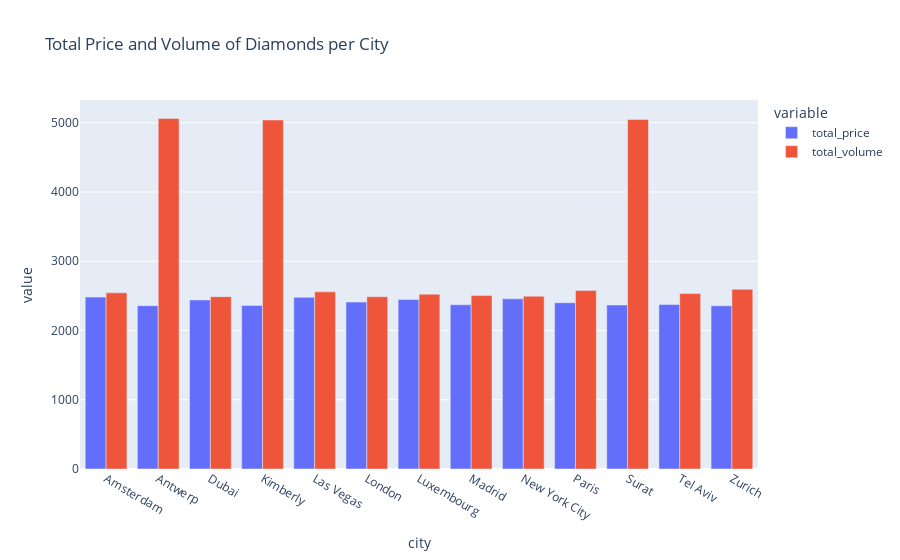

Write notebook code for a chart like this one.
### Code cell
grouped_df = final_diamonddf.groupby('city').agg(
    total_price=pd.NamedAgg(column='price', aggfunc='median'),
    total_volume=pd.NamedAgg(column='index_id', aggfunc='count')
).reset_index()


fig = px.bar(grouped_df, x='city', 
             y=['total_price', 'total_volume'], 
             barmode='group',
             title='Total Price and Volume of Diamonds per City')


fig.show()

### Figure 1 — Plotly figure (JSON) as saved in the notebook; plotly's stock layout.template omitted (floating-point values rounded to 4 significant figures)
{"data": [{"alignmentgroup": "True", "hovertemplate": "variable=total_price<br>city=%{x}<br>value=%{y}<extra></extra>", "legendgroup": "total_price", "marker": {"color": "#636efa", "pattern": {"shape": ""}}, "name": "total_price", "offsetgroup": "total_price", "orientation": "v", "showlegend": true, "textposition": "auto", "type": "bar", "x": ["Amsterdam", "Antwerp", "Dubai", "Kimberly", "Las Vegas", "London", "Luxembourg", "Madrid", "New York City", "Paris", "Surat", "Tel Aviv", "Zurich"], "xaxis": "x", "y": [2482, 2358.0, 2441, 2362, 2479, 2410, 2447, 2372.0, 2457, 2401, 2368, 2375, 2356], "yaxis": "y"}, {"alignmentgroup": "True", "hovertemplate": "variable=total_volume<br>city=%{x}<br>value=%{y}<extra></extra>", "legendgroup": "total_volume", "marker": {"color": "#EF553B", "pattern": {"shape": ""}}, "name": "total_volume", "offsetgroup": "total_volume", "orientation": "v", "showlegend": true, "textposition": "auto", "type": "bar", "x": ["Amsterdam", "Antwerp", "Dubai", "Kimberly", "Las Vegas", "London", "Luxembourg", "Madrid", "New York City", "Paris", "Surat", "Tel Aviv", "Zurich"], "xaxis": "x", "y": [2544, 5062, 2488, 5040, 2558, 2487, 2524, 2504, 2495, 2579, 5047, 2533, 2594], "yaxis": "y"}], "layout": {"barmode": "group", "legend": {"title": {"text": "variable"}, "tracegroupgap": 0}, "title": {"text": "Total Price and Volume of Diamonds per City"}, "xaxis": {"anchor": "y", "domain": [0, 1], "title": {"text": "city"}}, "yaxis": {"anchor": "x", "domain": [0, 1], "title": {"text": "value"}}}}
